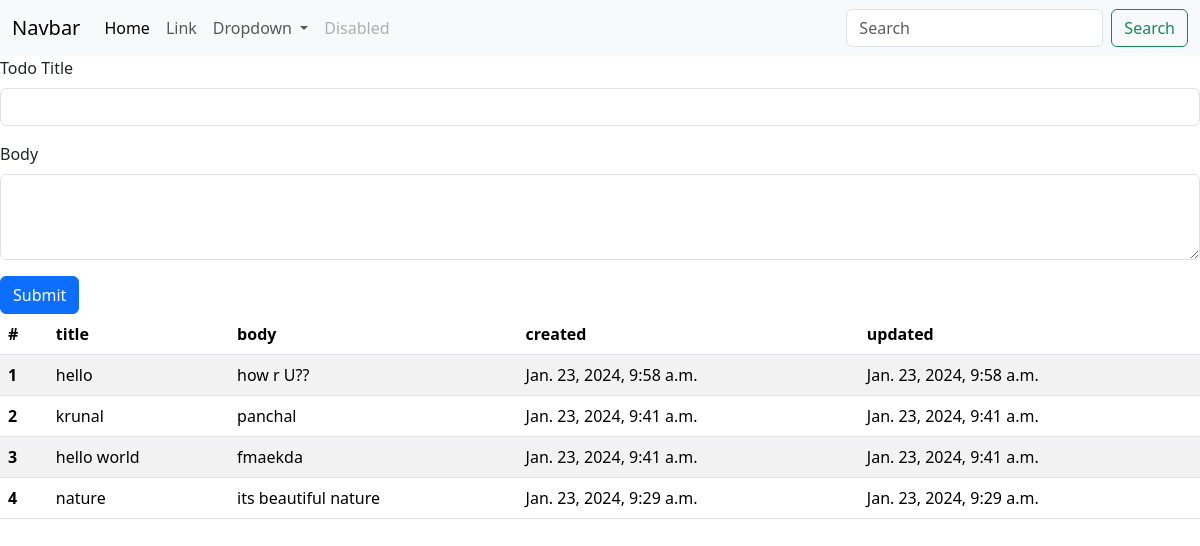
The page / on the database its author committed.
### home/models.py (models this page shows)
class Todo(models.Model):
    title = models.CharField(max_length=50)
    body = models.TextField()
    created = models.DateTimeField(auto_now_add = True)
    updated = models.DateTimeField(auto_now=True)
    @staticmethod
    def get_all_todos():
        return Todo.objects.all().order_by('-id')

### home/views.py (the view)
# urls.py: path('',index, name='home')
def index(request):
    context = {}
    todos = Todo.get_all_todos()
    context['all_todos'] = todos
    if request.method == 'POST':
        title=request.POST['title']
        body=request.POST['body']
        Todo.objects.create(title = title, body = body)
        return redirect('home')
    return render(request, 'index.html', context)

### templates/index.html (shortened to what this page needs)
<!doctype html>
<html lang="en">
  <head>
    <link href="https://cdn.jsdelivr.net/npm/bootstrap@5.3.2/dist/css/bootstrap.min.css" rel="stylesheet">
  </head>
  <body>
    <nav class="navbar navbar-expand-lg bg-body-tertiary">
        <div class="container-fluid">
          <a class="navbar-brand" href="#">Navbar</a>
          <div class="collapse navbar-collapse" id="navbarSupportedContent">
            <ul class="navbar-nav me-auto mb-2 mb-lg-0">
              <li class="nav-item">
                <a class="nav-link active" aria-current="page" href="{% url 'home' %}">Home</a>
              </li>
              <li class="nav-item">
                <a class="nav-link" href="#">Link</a>
              </li>
              <li class="nav-item dropdown">
                <a class="nav-link dropdown-toggle" href="#" role="button" data-bs-toggle="dropdown" aria-expanded="false">
                  Dropdown
                </a>
              </li>
              <li class="nav-item">
                <a class="nav-link disabled" aria-disabled="true">Disabled</a>
              </li>
            </ul>
            <form class="d-flex" role="search">
              <input class="form-control me-2" type="search" placeholder="Search" aria-label="Search">
              <button class="btn btn-outline-success" type="submit">Search</button>
            </form>
          </div>
        </div>
      </nav>
      <form method="post">
        <div class="mb-3">
          <label for="exampleInputEmail1" class="form-label">Todo Title</label>
          <input type="text" name="title" class="form-control" id="exampleInputEmail1" aria-describedby="emailHelp">
        </div>
        <div class="mb-3">
          <label for="exampleInputPassword1" class="form-label">Body</label>
          <textarea name="body" class="form-control" id="" cols="30" rows="3"></textarea>
        </div>
        <button type="submit" class="btn btn-primary">Submit</button>
      </form>
      <table class="table table-striped">
        <thead>
          <tr>
            <th scope="col">#</th>
            <th scope="col">title</th>
            <th scope="col">body</th>
            <th scope="col">created</th>
            <th scope="col">updated</th>
          </tr>
        </thead>
        <tbody>
            {% for todos in all_todos %}
          <tr>
            <th scope="row">{{forloop.counter}}</th>
            <td>{{todos.title}}</td>
            <td>{{todos.body}}</td>
            <td>{{todos.created}}</td>
            <td>{{todos.updated}}</td>
          </tr>
          {% endfor %}
        </tbody>
      </table>
  </body>
</html>

### rows shown on the page
Todo: title "hello", body "how r U??", created "Jan. 23, 2024, 9:58 a.m.", updated "Jan. 23, 2024, 9:58 a.m."
Todo: title "krunal", body "panchal", created "Jan. 23, 2024, 9:41 a.m.", updated "Jan. 23, 2024, 9:41 a.m."
Todo: title "hello world", body "fmaekda", created "Jan. 23, 2024, 9:41 a.m.", updated "Jan. 23, 2024, 9:41 a.m."
Todo: title "nature", body "its beautiful nature", created "Jan. 23, 2024, 9:29 a.m.", updated "Jan. 23, 2024, 9:29 a.m."
